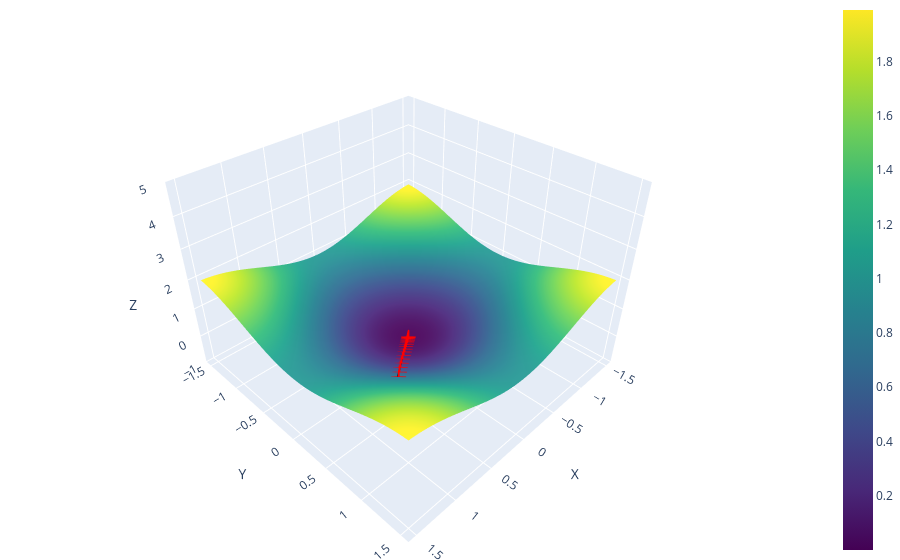

The cell this chart's notebook holds for it:
### Code cell
import numpy as np
import plotly.graph_objects as go

# Создание сетки
border = 1.5 # Меняйте значения border, чтобы увеличивать или уменьшать область
X, Y = np.meshgrid(np.linspace(-border, border, 100), np.linspace(-border, border, 100))
Z = np.array([f(np.array([x, y])) for x, y in zip(np.ravel(X), np.ravel(Y))]).reshape(X.shape)

# Создание 3D-графика
fig = go.Figure(data=[
    go.Surface(z=Z, x=X, y=Y, colorscale='Viridis')
])

# Добавление линии и маркеров
fig.add_trace(go.Scatter3d(
    x=steps[:, 0],
    y=steps[:, 1],
    z=steps[:, 2],
    mode='lines+markers',
    marker=dict(size=8, color='red', symbol='cross'),
    line=dict(color='black', width=5)
))

# Настройка осей
fig.update_layout(
    scene=dict(
        xaxis_title='X',
        yaxis_title='Y',
        zaxis_title='Z',
        zaxis=dict(range=[-1, 5]),  # Установка пределов для Z
        aspectratio=dict(x=1, y=1, z=0.7)  # Соотношение сторон
    ),
    margin=dict(l=0, r=0, b=0, t=0)  # Удаление отступов
)

# Отображение графика
fig.show();

### Figure 1 — Plotly figure (JSON) as saved in the notebook; plotly's stock layout.template omitted (floating-point values rounded to 4 significant figures; data arrays with more than 128 entries replaced by an {"elided": "..."} marker saying what was removed)
{"data": [{"colorscale": [[0, "#440154"], [0.1111, "#482878"], [0.2222, "#3e4989"], [0.3333, "#31688e"], [0.4444, "#26828e"], [0.5556, "#1f9e89"], [0.6667, "#35b779"], [0.7778, "#6ece58"], [0.8889, "#b5de2b"], [1, "#fde725"]], "type": "surface", "x": {"elided": "100x100 float values"}, "y": {"elided": "100x100 float values"}, "z": {"elided": "100x100 float values"}}, {"line": {"color": "black", "width": 5}, "marker": {"color": "red", "size": 8, "symbol": "cross"}, "mode": "lines+markers", "type": "scatter3d", "x": [0.732, 0.6326, 0.5372, 0.4493, 0.371, 0.3034, 0.2464, 0.1991, 0.1603, 0.1288, 0.1033, 0.08281, 0.06632, 0.0531, 0.0425, 0.03401, 0.02721, 0.02177, 0.01742, 0.01394], "y": [0.5987, 0.5056, 0.4208, 0.3462, 0.2824, 0.2289, 0.1847, 0.1486, 0.1193, 0.09566, 0.07665, 0.06138, 0.04913, 0.03932, 0.03147, 0.02518, 0.02014, 0.01612, 0.01289, 0.01031], "z": [0.7643, 0.5841, 0.4287, 0.3038, 0.2091, 0.1408, 0.09322, 0.06103, 0.03965, 0.02562, 0.0165, 0.0106, 0.006805, 0.004362, 0.002795, 0.00179, 0.001146, 0.0007337, 0.0004696, 0.0003006]}], "layout": {"margin": {"b": 0, "l": 0, "r": 0, "t": 0}, "scene": {"aspectratio": {"x": 1, "y": 1, "z": 0.7}, "xaxis": {"title": {"text": "X"}}, "yaxis": {"title": {"text": "Y"}}, "zaxis": {"range": [-1, 5], "title": {"text": "Z"}}}}}
